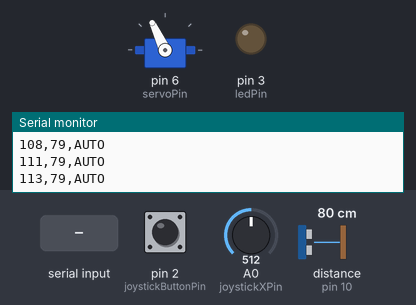
Simulated run of this sketch. Board: Arduino Uno, built with avr-gcc and run on an emulated ATmega328P. On the bench: servo, output pins drawn as LEDs (lit = HIGH), the last lines printed to the serial monitor. Wiring (inferred from the names in the program): ultrasonic range finder: trigger pin 9; echo pin 10. Inputs (shaded band) come from the test bench; at power-on: pin 2 (joystickButtonPin) HIGH, distance to the obstacle (sensor on pin 10) 80 cm, A0 (joystickXPin) = 512. The echo pulse lasts 58.3 µs per cm; pins used as bus, display or sensor lines are not drawn.

Above: at 0.95 s.
1.8 s: "ANGLE:\n" received over Serial
3.3 s: pin 2 (joystickButtonPin) pulled LOW for 0.15 s
At 6.25 s:
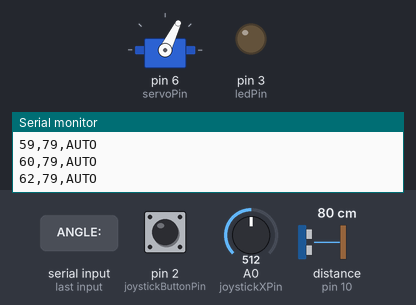
6.4 s: distance to the obstacle (sensor on pin 10) set to 56 cm
9.4 s: distance to the obstacle (sensor on pin 10) set to 48 cm
At 10.06 s:
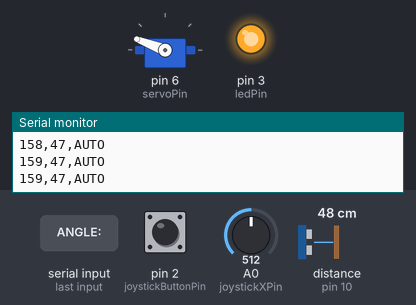
12.4 s: pin 2 (joystickButtonPin) pulled LOW for 1 s
At 12.4 s:
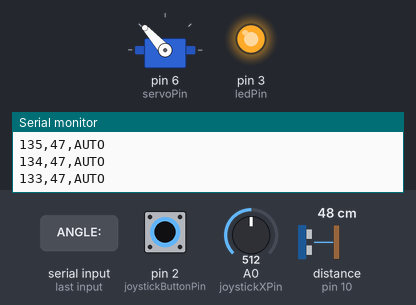
14.9 s: "AUTO\n" received over Serial
At 15.55 s:
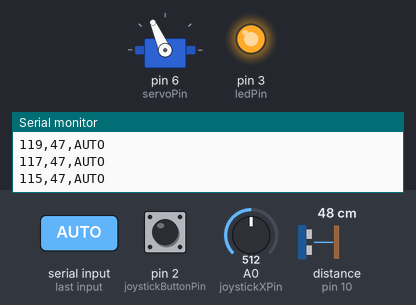
Timing chart, 0 to 18.9 s (numbered marks = the images above; inputs shaded):
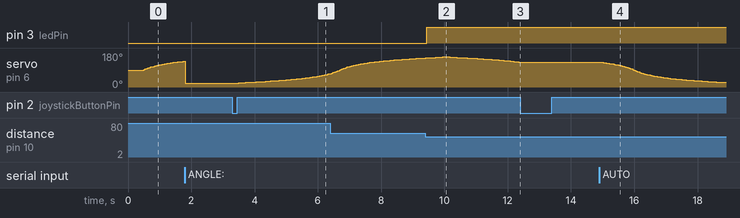

Measured:
- the behaviour switches between 52 and 51 cm on distance to the obstacle (sensor on pin 10) (found by bisection; images 1 and 2)
- after the input at 3.3 s, servo on pin 6 (servoPin): moves from 20° to 71° over 3.0 s, starting after 0.09 s
- after the input at 9.4 s, pin 3 (ledPin): LOW → HIGH at once
- after the input at 12.4 s, servo on pin 6 (servoPin): stays 132° (without the input it goes to 131° after 0.01 s)
- after the input at 14.9 s, servo on pin 6 (servoPin): moves from 132° to 24° over 3.9 s, starting at once

The sketch:

radar.ino
```cpp
// ==========================================================
// MINI RADAR SYSTEM - ARDUINO
// ==========================================================
//
// Description:
// Embedded system controlling a radar-like scanner using:
// - Ultrasonic sensor (HC-SR04)
// - Servo motor (angular sweep)
// - Joystick (manual control)
// - Serial communication (Python interface)
//
// Features:
// - AUTO mode (smooth scanning with easing)
// - MANUAL mode (joystick or Python control)
// - Real-time distance measurement
// - LED alert for close objects
// - Bidirectional communication with Python UI
//
// Author: Carlos Nazzarian
// ==========================================================
#include <Servo.h>

Servo radarServo;

// =========================
// Pins
// =========================
const int trigPin = 9;
const int echoPin = 10;
const int servoPin = 6;
const int ledPin = 3;

const int joystickXPin = A0;
const int joystickButtonPin = 2;

// =========================
// Distance
// =========================
const int DETECTION_THRESHOLD_CM = 50;
const int MIN_VALID_DISTANCE_CM = 5;
const int MAX_VALID_DISTANCE_CM = 300;

// =========================
// Angles
// =========================
const float ANGLE_MIN = 20.0;
const float ANGLE_MAX = 160.0;

// =========================
// Auto scan easing
// =========================
float currentAngle = 90.0;
int directionSign = 1;

const float STEP_MIN = 0.25;
const float STEP_MAX = 2.20;

// =========================
// Manual joystick
// =========================
const int JOYSTICK_CENTER = 512;
const int JOYSTICK_DEADZONE = 60;
const float MANUAL_STEP_SLOW = 0.25;
const float MANUAL_STEP_FAST = 2.50;

// =========================
// Timing
// =========================
const unsigned long SERVO_UPDATE_MS = 20;
const unsigned long MEASURE_INTERVAL_MS = 55;
const unsigned long BUTTON_DEBOUNCE_MS = 250;

unsigned long lastServoUpdate = 0;
unsigned long lastMeasureTime = 0;
unsigned long lastButtonToggleTime = 0;

// =========================
// Modes
// =========================
enum ControlMode {
  MODE_AUTO,
  MODE_MANUAL
};

ControlMode currentMode = MODE_AUTO;

// =========================
// State
// =========================
int lastButtonState = HIGH;
int currentDistance = 999;

// manuel via Python
bool pythonManualControlActive = false;
float pythonTargetAngle = 90.0;

// =========================
// Serial command buffer
// =========================
String commandBuffer = "";

/**
 * @brief Converts the control mode enum to a readable string.
 *
 * @param mode Current control mode (MODE_AUTO or MODE_MANUAL)
 * @return const char* String representation ("AUTO" or "MANUAL")
 */
const char* modeToString(ControlMode mode) {
  if (mode == MODE_AUTO) return "AUTO";
  return "MANUAL";
}

/**
 * @brief Measures distance using the ultrasonic sensor with noise filtering.
 *
 * This function performs multiple measurements (3 samples),
 * filters invalid values, and returns the average valid distance.
 *
 * @return int Distance in centimeters
 *         - Returns 999 if no valid measurement is detected
 */
int mesurerDistance() {
  long total = 0;
  int count = 0;

  for (int i = 0; i < 3; i++) {
    digitalWrite(trigPin, LOW);
    delayMicroseconds(3);

    digitalWrite(trigPin, HIGH);
    delayMicroseconds(10);
    digitalWrite(trigPin, LOW);

    long duration = pulseIn(echoPin, HIGH, 30000);
    if (duration == 0) {
      delay(5);
      continue;
    }

    int d = duration * 0.0343 / 2.0;

    if (d >= MIN_VALID_DISTANCE_CM && d <= MAX_VALID_DISTANCE_CM) {
      total += d;
      count++;
    }

    delay(5);
  }

  if (count == 0) return 999;
  return total / count;
}

/**
 * @brief Computes a dynamic step size for smooth servo motion.
 *
 * The step is larger near the center and smaller near the edges
 * to create a smooth "ease-in / ease-out" radar sweep effect.
 *
 * @param angle Current servo angle (degrees)
 * @return float Step size to apply for next movement
 */
float computeEasedStep(float angle) {
  float center = (ANGLE_MIN + ANGLE_MAX) / 2.0;
  float halfRange = (ANGLE_MAX - ANGLE_MIN) / 2.0;

  float normalized = 1.0 - abs(angle - center) / halfRange;
  if (normalized < 0.0) normalized = 0.0;
  if (normalized > 1.0) normalized = 1.0;

  float eased = normalized * normalized;
  return STEP_MIN + (STEP_MAX - STEP_MIN) * eased;
}

/**
 * @brief Updates servo position in automatic scanning mode.
 *
 * Uses easing to vary speed and reverses direction at boundaries.
 *
 * Behavior:
 * - Moves between ANGLE_MIN and ANGLE_MAX
 * - Smooth acceleration/deceleration
 */
void updateServoAuto() {
  float step = computeEasedStep(currentAngle);
  currentAngle += directionSign * step;

  if (currentAngle >= ANGLE_MAX) {
    currentAngle = ANGLE_MAX;
    directionSign = -1;
  } else if (currentAngle <= ANGLE_MIN) {
    currentAngle = ANGLE_MIN;
    directionSign = 1;
  }

  radarServo.write((int)currentAngle);
}
/**
 * @brief Updates servo angle based on joystick input.
 *
 * Reads analog X-axis and applies:
 * - Deadzone filtering
 * - Speed proportional to joystick displacement
 *
 * @note Small joystick movements result in slow motion,
 *       large movements result in faster motion.
 */
void updateServoManualJoystick() {
  int xValue = analogRead(joystickXPin);
  int delta = xValue - JOYSTICK_CENTER;

  if (abs(delta) < JOYSTICK_DEADZONE) {
    return;
  }

  int effectiveDelta = abs(delta) - JOYSTICK_DEADZONE;
  int maxDelta = 512 - JOYSTICK_DEADZONE;

  float ratio = (float)effectiveDelta / (float)maxDelta;
  if (ratio < 0.0) ratio = 0.0;
  if (ratio > 1.0) ratio = 1.0;

  float step = MANUAL_STEP_SLOW + ratio * (MANUAL_STEP_FAST - MANUAL_STEP_SLOW);

  if (delta > 0) {
    currentAngle += step;
  } else {
    currentAngle -= step;
  }

  if (currentAngle > ANGLE_MAX) currentAngle = ANGLE_MAX;
  if (currentAngle < ANGLE_MIN) currentAngle = ANGLE_MIN;

  radarServo.write((int)currentAngle);
}

/**
 * @brief Updates servo position based on Python commands.
 *
 * The target angle is received via serial communication.
 * The function clamps the angle within valid bounds and applies it.
 */
void updateServoManualPython() {
  if (pythonTargetAngle < ANGLE_MIN) pythonTargetAngle = ANGLE_MIN;
  if (pythonTargetAngle > ANGLE_MAX) pythonTargetAngle = ANGLE_MAX;

  currentAngle = pythonTargetAngle;
  radarServo.write((int)currentAngle);
}

/**
 * @brief Handles joystick button input to toggle control modes.
 *
 * Implements debounce logic to avoid false triggering.
 *
 * Behavior:
 * - Toggles between AUTO and MANUAL modes
 * - Resets Python control when switching modes
 */
void updateModeButton() {
  int buttonState = digitalRead(joystickButtonPin);

  if (lastButtonState == HIGH && buttonState == LOW) {
  unsigned long now = millis();
  if (now - lastButtonToggleTime > BUTTON_DEBOUNCE_MS) {
    if (currentMode == MODE_AUTO) {
      currentMode = MODE_MANUAL;
      pythonManualControlActive = false;   // joystick reprend la main
    } else {
      currentMode = MODE_AUTO;
      pythonManualControlActive = false;   // sécurité
    }
    lastButtonToggleTime = now;
  }
}

  lastButtonState = buttonState;
}

/**
 * @brief Controls LED based on detected distance.
 *
 * @param distance Measured distance in cm
 *
 * Behavior:
 * - LED ON  → object is within detection threshold
 * - LED OFF → otherwise
 */
void updateLed(int distance) {
  if (distance >= MIN_VALID_DISTANCE_CM && distance <= DETECTION_THRESHOLD_CM) {
    digitalWrite(ledPin, HIGH);
  } else {
    digitalWrite(ledPin, LOW);
  }
}

/**
 * @brief Sends system data to the Python interface.
 *
 * Format:
 * angle,distance,mode
 *
 * Example:
 * 90,42,AUTO
 *
 * @param angle Current servo angle
 * @param distance Measured distance
 * @param mode Current control mode
 */
void sendSerialData(int angle, int distance, ControlMode mode) {
  Serial.print(angle);
  Serial.print(",");
  Serial.print(distance);
  Serial.print(",");
  Serial.println(modeToString(mode));
}

/**
 * @brief Processes incoming serial commands from Python.
 *
 * Supported commands:
 * - "AUTO"      → switch to automatic mode
 * - "MANUAL"    → switch to manual mode
 * - "ANGLE:x"   → set target angle (Python control)
 * - "JOYSTICK"  → return control to joystick
 *
 * @param cmd Incoming command string
 */
void handleCommand(String cmd) {
  cmd.trim();
  cmd.toUpperCase();

  if (cmd == "AUTO") {
    currentMode = MODE_AUTO;
    pythonManualControlActive = false;
    return;
  }

  if (cmd == "MANUAL") {
    currentMode = MODE_MANUAL;
    return;
  }

  if (cmd.startsWith("ANGLE:")) {
    String valuePart = cmd.substring(6);
    int angleValue = valuePart.toInt();

    if (angleValue < (int)ANGLE_MIN) angleValue = (int)ANGLE_MIN;
    if (angleValue > (int)ANGLE_MAX) angleValue = (int)ANGLE_MAX;

    pythonTargetAngle = angleValue;
    pythonManualControlActive = true;
    currentMode = MODE_MANUAL;
    return;
  }

  if (cmd == "JOYSTICK") {
    pythonManualControlActive = false;
    currentMode = MODE_MANUAL;
    return;
  }
}

/**
 * @brief Reads serial input and reconstructs commands.
 *
 * Accumulates characters until newline is received,
 * then sends the full command to handleCommand().
 */
void readSerialCommands() {
  while (Serial.available() > 0) {
    char c = Serial.read();

    if (c == '\n' || c == '\r') {
      if (commandBuffer.length() > 0) {
        handleCommand(commandBuffer);
        commandBuffer = "";
      }
    } else {
      commandBuffer += c;
    }
  }
}

/**
 * @brief Initializes system components.
 *
 * - Sets pin modes
 * - Starts serial communication
 * - Attaches servo
 * - Sets initial position
 */
void setup() {
  Serial.begin(9600);

  pinMode(trigPin, OUTPUT);
  pinMode(echoPin, INPUT);
  pinMode(ledPin, OUTPUT);
  pinMode(joystickButtonPin, INPUT_PULLUP);

  radarServo.attach(servoPin);
  radarServo.write((int)currentAngle);

  delay(500);
}

/**
 * @brief Main execution loop.
 *
 * Handles:
 * - Serial communication
 * - Mode switching
 * - Servo updates (AUTO or MANUAL)
 * - Distance measurement
 * - LED control
 * - Data transmission to Python
 */
void loop() {
  unsigned long now = millis();

  readSerialCommands();
  updateModeButton();

  if (now - lastServoUpdate >= SERVO_UPDATE_MS) {
    lastServoUpdate = now;

    if (currentMode == MODE_MANUAL) {
      if (pythonManualControlActive) {
        updateServoManualPython();
      } else {
        updateServoManualJoystick();
      }
    } else {
      updateServoAuto();
    }
  }

  if (now - lastMeasureTime >= MEASURE_INTERVAL_MS) {
    lastMeasureTime = now;

    currentDistance = mesurerDistance();
    updateLed(currentDistance);
    sendSerialData((int)currentAngle, currentDistance, currentMode);
  }
}
```
